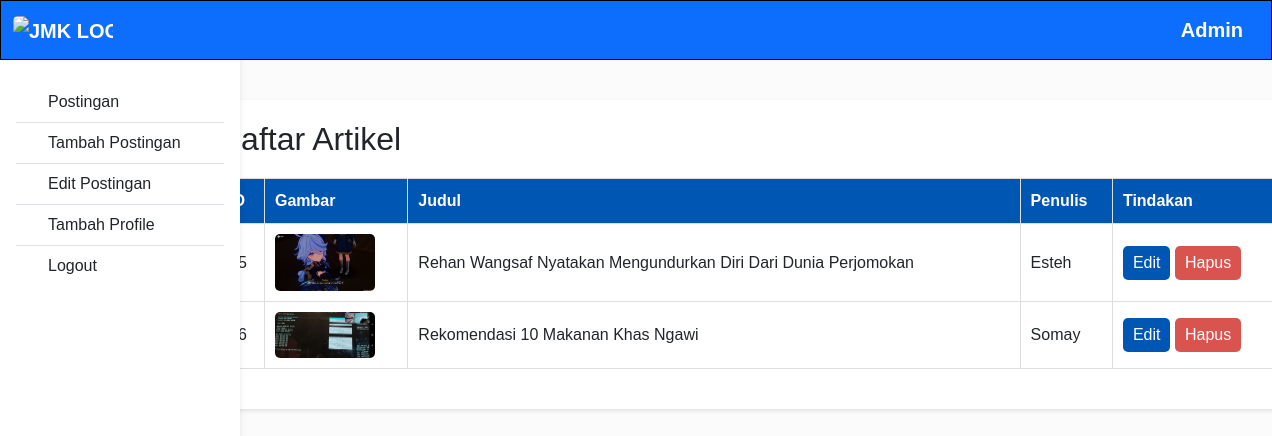
Page /admin/admin.php?url=edit-post (signed in) on the committed database.
### tables this page shows
CREATE TABLE `post` (
  `id_post` int NOT NULL,
  `tgl_post` datetime NOT NULL DEFAULT CURRENT_TIMESTAMP,
  `judul` varchar(255) NOT NULL,
  `artikel` text NOT NULL,
  `gambar` varchar(255) NOT NULL,
  `penulis` varchar(100) NOT NULL,
  `views` int UNSIGNED NOT NULL DEFAULT '0'
);

### admin/edit-post.php (the view, shortened to what this page needs)
<?php
include "../include/config.php";
$result = $koneksi->query("SELECT * FROM post");
?>
<!DOCTYPE html>
<html lang="en">
<head>
</head>
<body>
<div class="container">
    <h2>Daftar Artikel</h2>
    <table>
        <thead>
        <tr>
            <th>ID</th>
            <th>Gambar</th>
            <th>Judul</th>
            <th>Penulis</th>
            <th>Tindakan</th>
        </tr>
        </thead>
        <tbody>
        <?php
        if ($result->num_rows > 0) {
            while ($row = $result->fetch_assoc()) {
                echo "<tr>";
                echo "<td>" . htmlspecialchars($row['id_post']) . "</td>";
                echo "<td>";
                echo !empty($row['gambar']) ? "<img src='" . htmlspecialchars($row['gambar']) . "' alt='Gambar'>" : "<em>Tidak ada gambar</em>";
                echo "</td>";
                echo "<td>" . htmlspecialchars($row['judul']) . "</td>";
                echo "<td>" . htmlspecialchars($row['penulis']) . "</td>";
                echo "<td>
                    <button class='btn' onclick='openModal(" . json_encode($row) . ")'>Edit</button>
                    <form method='POST' style='display:inline;'>
                        <input type='hidden' name='delete_id' value='" . htmlspecialchars($row['id_post']) . "'>
                        <button type='submit' class='btn btn-danger'>Hapus</button>
                    </form>
                </td>";
                echo "</tr>";
            }
        } else {
            echo "<tr><td colspan='5'>Tidak ada artikel ditemukan.</td></tr>";
        }
        ?>
        </tbody>
    </table>
</div>
</body>
</html>

### admin/admin.php (style rules this page uses)
body { font-family: Arial, sans-serif; background: #f4f4f4; margin: 0; padding: 0; }
.container { position: relative; left: -1em; margin: 20px auto; background: white; padding: 20px; border-radius: 8px; box-shadow: 0 2px 4px rgba(0, 0, 0, 0.1); }
h2 { margin-bottom: 20px; }
table { width: 100%; border-collapse: collapse; margin-bottom: 20px; }
table th, table td { padding: 10px; text-align: left; border: 1px solid #ddd; }
table th { background: #0056b3; color: white; }
img { max-width: 100px; max-height: 60px; border-radius: 5px; }
.btn { padding: 5px 10px; border: none; border-radius: 5px; color: white; background: #0056b3; cursor: pointer; }
.btn-danger { background: #d9534f; }
body { background-color: #fbfbfb; }

### admin/edit-post.php (style rules this page uses)
.container { max-width: 1100px; position: relative; top: 5em; left: 7em; margin: 20px auto; background: white; padding: 20px; border-radius: 8px; box-shadow: 0 2px 4px rgba(0, 0, 0, 0.1); }
h2 { margin-bottom: 20px; }
table { width: 100%; border-collapse: collapse; margin-bottom: 20px; }
table th, table td { padding: 10px; text-align: left; border: 1px solid #ddd; }
table th { background: #0056b3; color: white; }
img { max-width: 100px; border-radius: 5px; }
.btn { padding: 5px 10px; border: none; color: white; background: #0056b3; border-radius: 5px; cursor: pointer; }
.btn-danger { background: #d9534f; }

### rows in the picture
post: gambar (picture), judul "Rehan Wangsaf Nyatakan Mengundurkan Diri Dari Dunia Perjomokan", penulis "Esteh"
post: gambar (picture), judul "Rekomendasi 10 Makanan Khas Ngawi", penulis "Somay"

### other values in the picture
$_SESSION['username'] "Admin"
